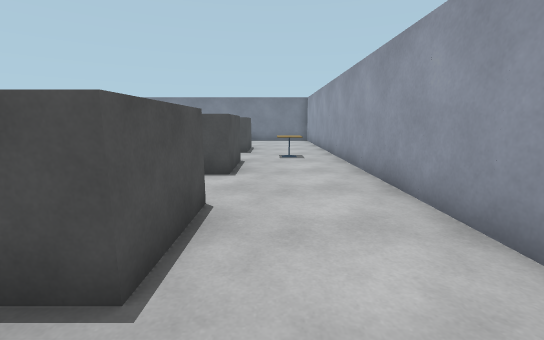
[1] (above)

18 first-person views from a walk through a world built for the Gazebo simulator. The camera is 1.3 m above the floor, tilts 10° down and sees 90° across. The floor is counted in squares, 1 m on a side. Each view is taken from the middle of a square. On the plan, view 1 faces up. The plan holds only what a view shows up to about 13 squares ahead; the rest is blank. Some stock models are drawn as simple stand-ins. Some surface patterns are stand-ins.

[2]
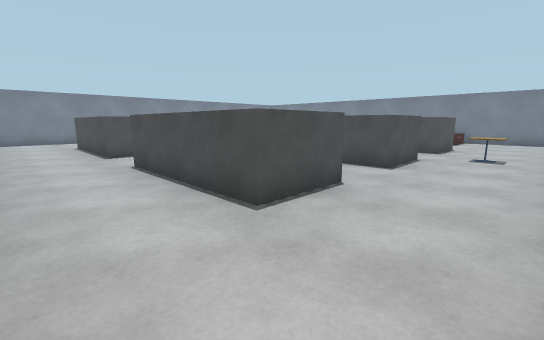

[3]
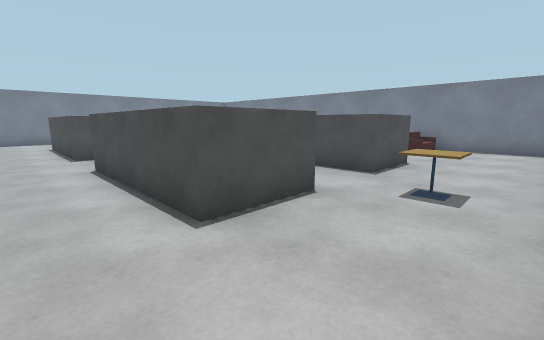

[4]
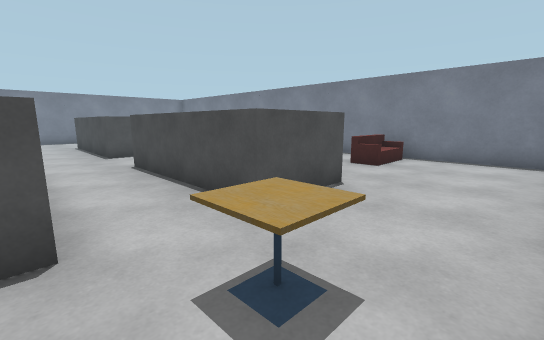

[5]
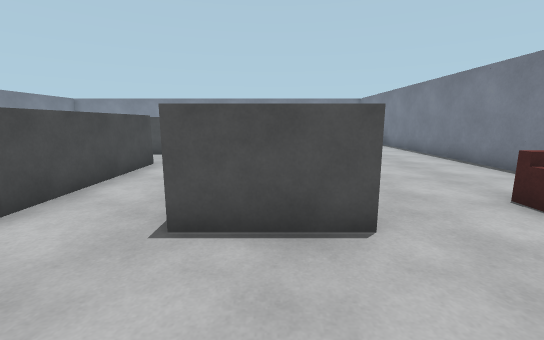

[6]
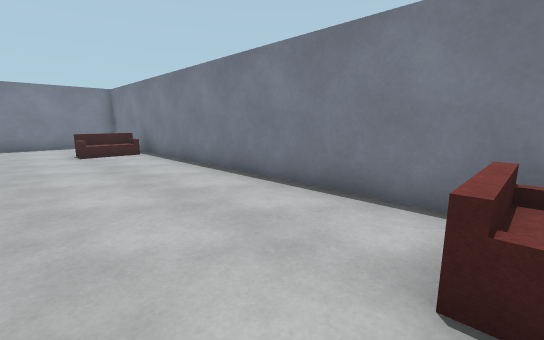

[7]
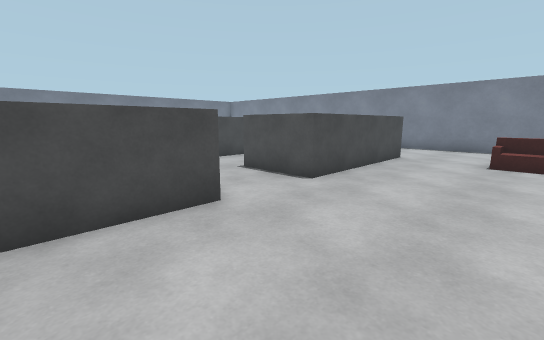

[8]
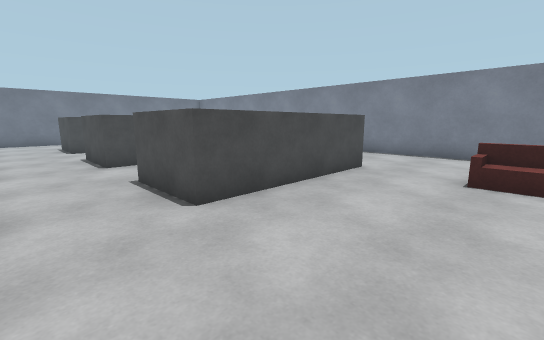

[9]
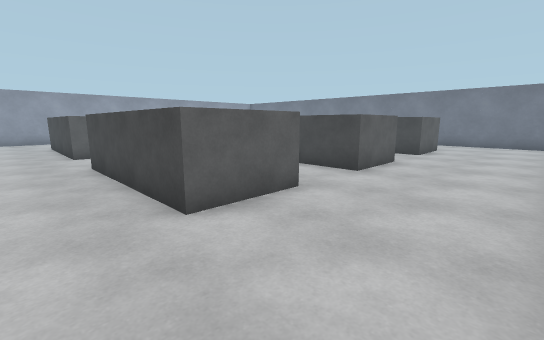

[10]
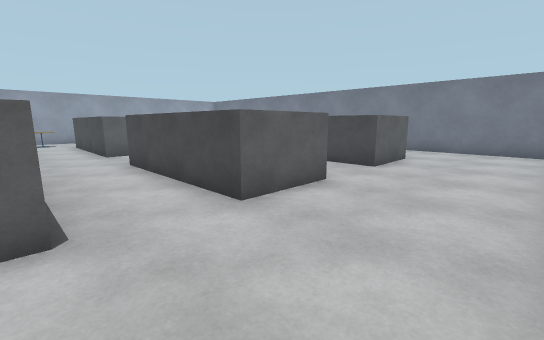

[11]
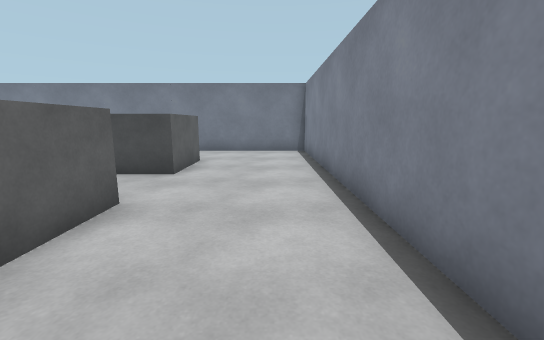

[12]
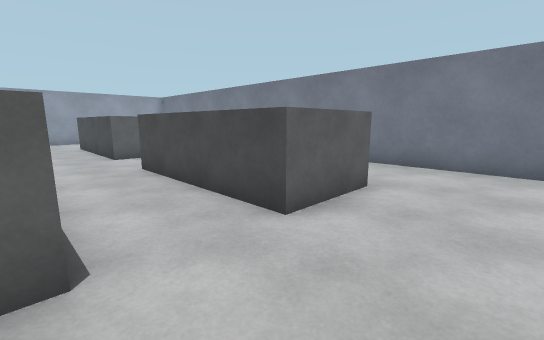

[13]
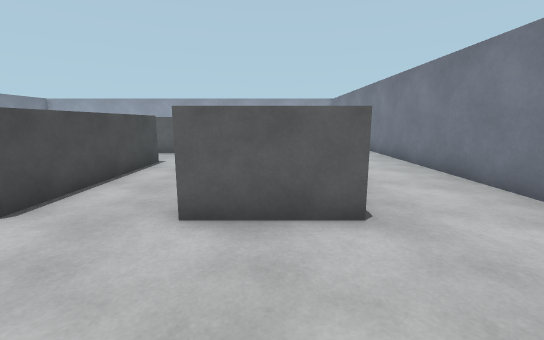

[14]
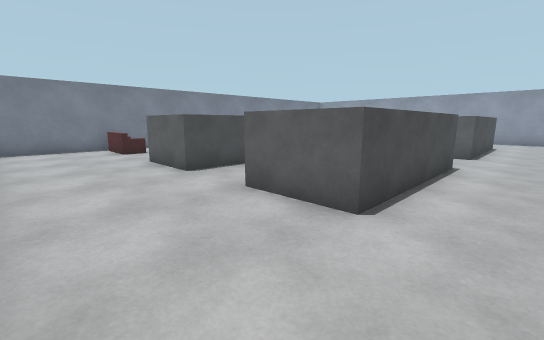

[15]
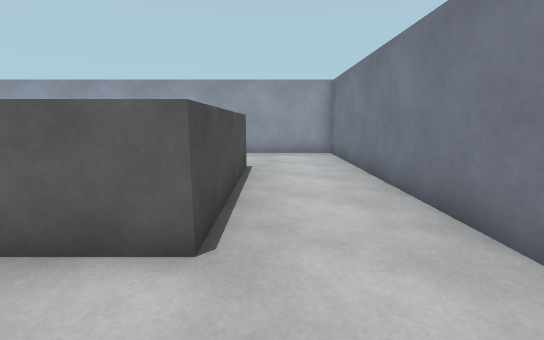

[16]
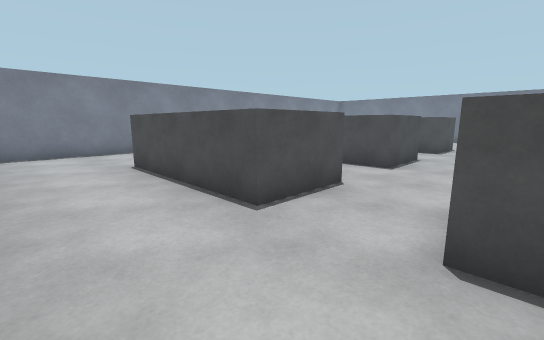

[17]
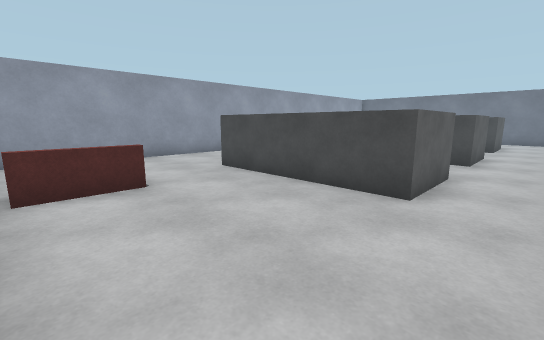

[18]
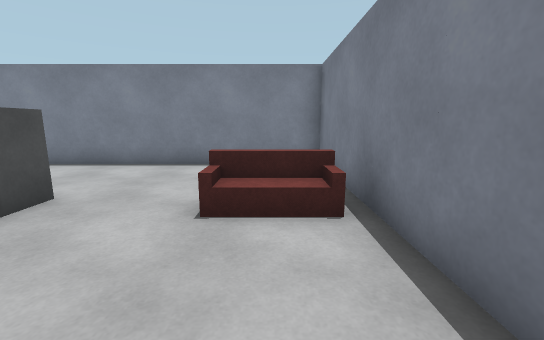

### Floor plan
Points are (right, up) in squares from view 1. A wall is a line through its corners. A room is listed if a view was taken in it or the views show most of it. See-through windows are left out.
Room 1 (views 1, 2, 3, 4, 5, 6, 7, 8, 9, 10, 11, 12, 13, 14, 15, 16, 17, 18)
walls: (-9.1, 9.3) (-9.1, 6.7) (-14.5, 6.7) (-14.5, 9.3) (-9.1, 9.3); (-9.1, 11.8) (-14.5, 11.8) (-14.5, 14.3) (-9.1, 14.3) (-9.1, 11.8); (-6.5, 11.8) (-6.5, 14.3) (-1.1, 14.3) (-1.1, 11.8) (-6.5, 11.8); (-9.1, 4.2) (-9.1, 1.8) (-14.5, 1.8) (-14.5, 4.2) (-9.1, 4.2); (-6.5, 4.2) (-1.1, 4.2) (-1.1, 1.8) (-6.5, 1.8) (-6.5, 4.2); (-1.1, 9.4) (-1.1, 6.7) (-6.5, 6.7) (-6.5, 9.3) (-1.5, 9.3); (2.1, 19.5) (-18.5, 19.5) (-18.5, -1.5) (2.5, -1.5) (2.5, 19.1)
objects: sofa (-14, 17) to (-14, 19); sofa (-2, 17) to (-2, 19); cafe table (0, 10) to (1, 11)

Where each view was taken, in squares from view 1:
view 1: 0 up, 0 right, facing up
view 2: 1 down, 2 right, facing up-left
view 3: 5 up, 2 right, facing up-left
view 4: 9 up, 2 right, facing up-left
view 5: 13 up, 2 right, facing left
view 6: 15 up, 2 left, facing up-left
view 7: 18 up, 4 left, facing down-left
view 8: 18 up, 7 left, facing down-left
view 9: 16 up, 18 left, facing down-right
view 10: 12 up, 18 left, facing down-right
view 11: 11 up, 17 left, facing down
view 12: 7 up, 17 left, facing down-right
view 13: 3 up, 18 left, facing right
view 14: 5 up, 18 left, facing up-right
view 15: 1 up, 9 left, facing right
view 16: 1 down, 6 left, facing up-left
view 17: 19 up, 8 left, facing down-right
view 18: 18 up, 10 left, facing left
